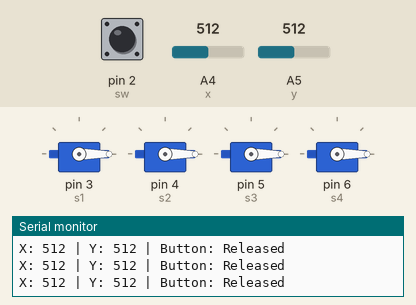
Bench run of a sketch on a simulated Arduino Uno, built with avr-gcc and run on an emulated ATmega328P. Shown: 4 × servo, the last lines printed to the serial monitor. The test bench sets the inputs (shaded band); at power-on: pin 2 (sw) HIGH, A4 (x) = 512, A5 (y) = 512.

Above: at 1.2 s.
1.3 s: pin 2 (sw) pulled LOW for 0.25 s
At 1.5 s:
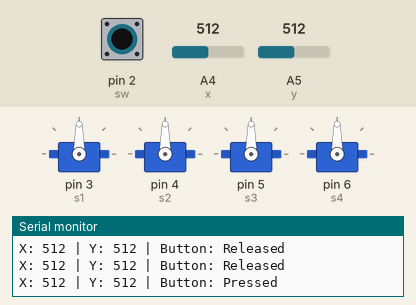
3.1 s: A4 (x) set to 485
At 4.4 s:
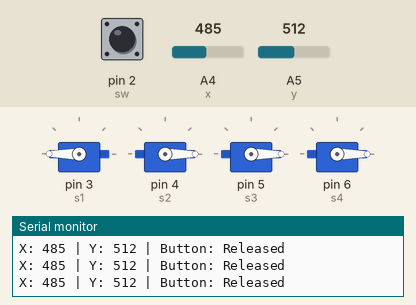
4.7 s: A4 (x) set to 560
At 6.0 s:
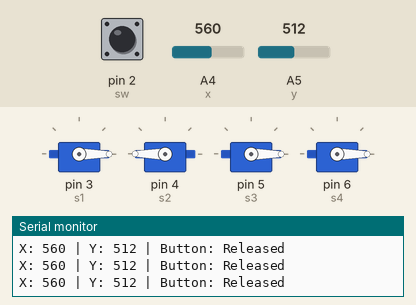
6.3 s: A5 (y) set to 1023
At 7.5 s:
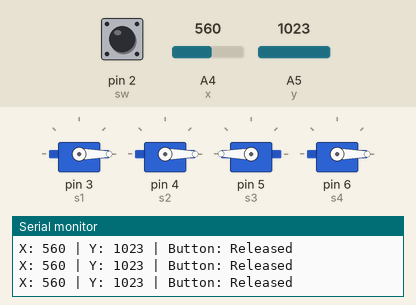
7.9 s: A5 (y) set to 390
At 9.0 s:
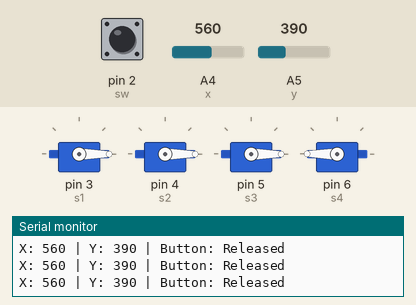
9.5 s: pin 2 (sw) pulled LOW for 1 s
At 10.4 s:
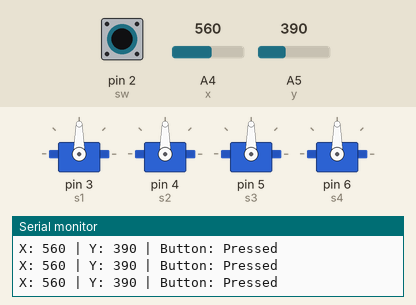
Timing chart, 0 to 12.5 s (numbered marks = the images above; inputs shaded):
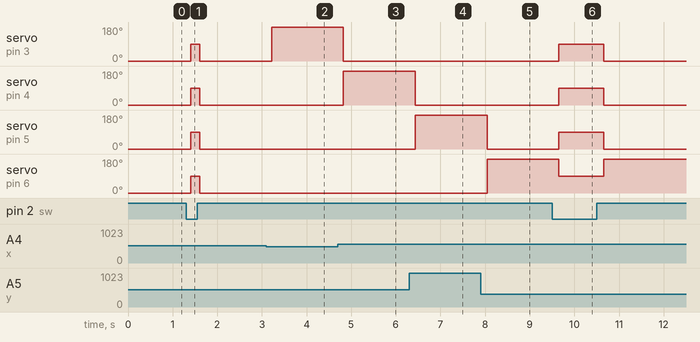

Measured:
- the behaviour switches between 501 and 500 on A4 (x) (found by bisection; images 1 and 2)
- after the input at 1.3 s, servo on pin 3 (s1), servo on pin 4 (s2), servo on pin 5 (s3), servo on pin 6 (s4): 0° → 90° after 0.11 s, → 0° 0.20 s later
- after the input at 3.1 s, servo on pin 3 (s1): 0° → 180° after 0.12 s
- after the input at 4.7 s, servo on pin 3 (s1): 180° → 0° after 0.13 s; servo on pin 4 (s2): 0° → 180° after 0.13 s
- after the input at 6.3 s, servo on pin 4 (s2): 180° → 0° after 0.14 s; servo on pin 5 (s3): 0° → 180° after 0.14 s
- after the input at 7.9 s, servo on pin 5 (s3): 180° → 0° after 0.14 s; servo on pin 6 (s4): 0° → 180° after 0.14 s
- after the input at 9.5 s, servo on pin 3 (s1), servo on pin 4 (s2), servo on pin 5 (s3): 0° → 90° after 0.15 s, → 0° 1.0 s later; servo on pin 6 (s4): 180° → 90° after 0.15 s, → 180° 1.0 s later

The sketch:

aug15_ARD_JOYSTICK_4SERVO.ino
```cpp
int x=A4;
int y=A5;
int sw = 2;

#include<Servo.h>

Servo s1;
Servo s2;
Servo s3;
Servo s4;

void setup() {
  Serial.begin(9600);
  s1.attach(3);
  s2.attach(4);
  s3.attach(5);
  s4.attach(6);

  pinMode(sw,INPUT_PULLUP);
}

void loop() {
  int xValue = analogRead(x);
  int yValue = analogRead(y);
  int buttonState = digitalRead(sw);

  Serial.print("X: ");
  Serial.print(xValue);
  Serial.print(" | Y: ");
  Serial.print(yValue);
  Serial.print(" | Button: ");
  Serial.println(buttonState == LOW ? "Pressed" : "Released");

  if (xValue <= 500 && yValue >400 && yValue <600){
    s1.write(180);
    s2.write(0);
    s3.write(0);
    s4.write(0);
  }
  else if (xValue >= 550 && yValue>400 && yValue <600){
    s1.write(0);
    s2.write(180);
    s3.write(0);
    s4.write(0);
  }
  else if(xValue >500 && xValue <600 && yValue >600){
    s1.write(0);
    s2.write(0);
    s3.write(180);
    s4.write(0);
  }
  else if (xValue >500  && xValue <600 && yValue <400 ){
    s1.write(0);
    s2.write(0);
    s3.write(0);
    s4.write(180);
  }
  else {
    s1.write(0);
    s2.write(0);
    s3.write(0);
    s4.write(0);
  }
if(buttonState == 0){
  s1.write(90);
  s2.write(90);
  s3.write(90);
  s4.write(90);
}
delay(200);
}
```
